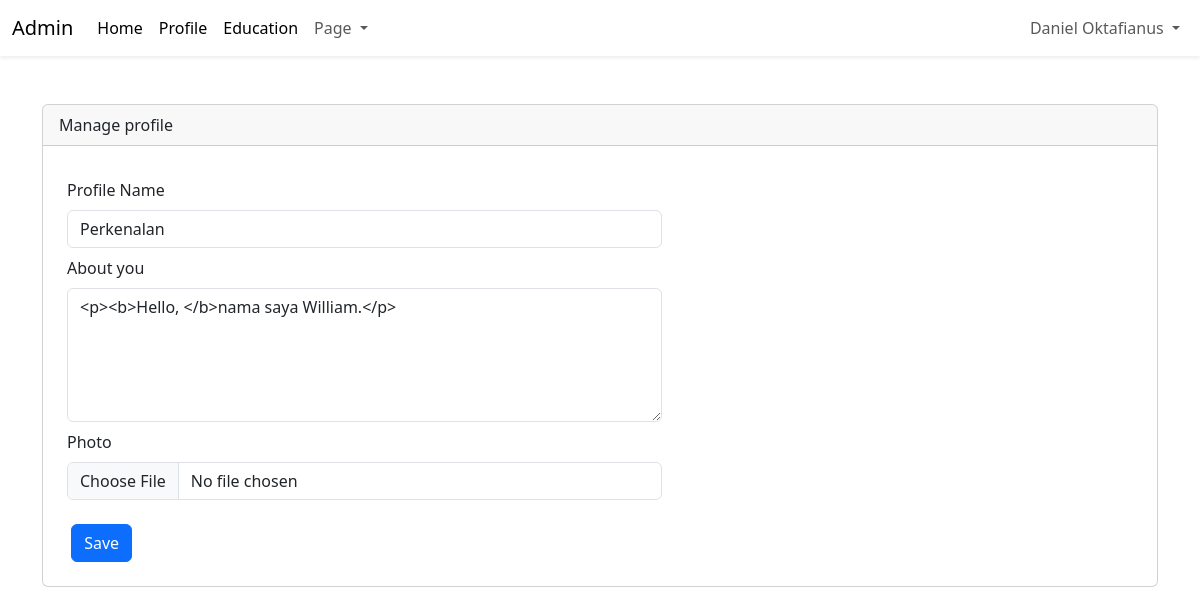
/admin/dashboard.php?page=manage_profile (signed in), run on the app's committed database.
### tables this page shows
CREATE TABLE `profiles` (
  `profile_id` int(11) NOT NULL,
  `profile_name` varchar(45) DEFAULT NULL,
  `about` text DEFAULT NULL,
  `photo` varchar(100) DEFAULT NULL
);

### admin/content/manage_profile.php (the view, shortened to what this page needs)
<?php
include('config/connection_login.php');
$selectProfile = mysqli_query($config, "SELECT * FROM profiles");
$row = mysqli_fetch_assoc($selectProfile);
?>
<form action="" method="post" enctype="multipart/form-data">
    <div class="m-2" style="width: 55% ;">
        <label class="form-label mt-2" for="">Profile Name</label>
        <input type="text" value="<?= !isset($row['profile_name']) ? '' : $row['profile_name']; ?>" class="form-control"
            name="profile_name">
        <label class="form-label mt-2" for="">About you</label>
        <textarea id="summernote" type="text" class="form-control" name="about" cols="30"
            rows="5"><?= !isset($row['about']) ? '' : $row['about']; ?></textarea>
        <label for="" class="form-label mt-2">Photo</label>
        <input type="file" name="photo" class="form-control">
        <button class="btn btn-primary mt-4" name="save_profile" type="submit">Save</button>
    </div>
</form>

### data on the page
profiles: profile_name "Perkenalan", about "<p><b>Hello, </b>nama saya William.</p>"

### other printed values
$_name "Daniel Oktafianus"
str_replace("_", " ", ucfirst($_GET['page'])) "Manage profile"
